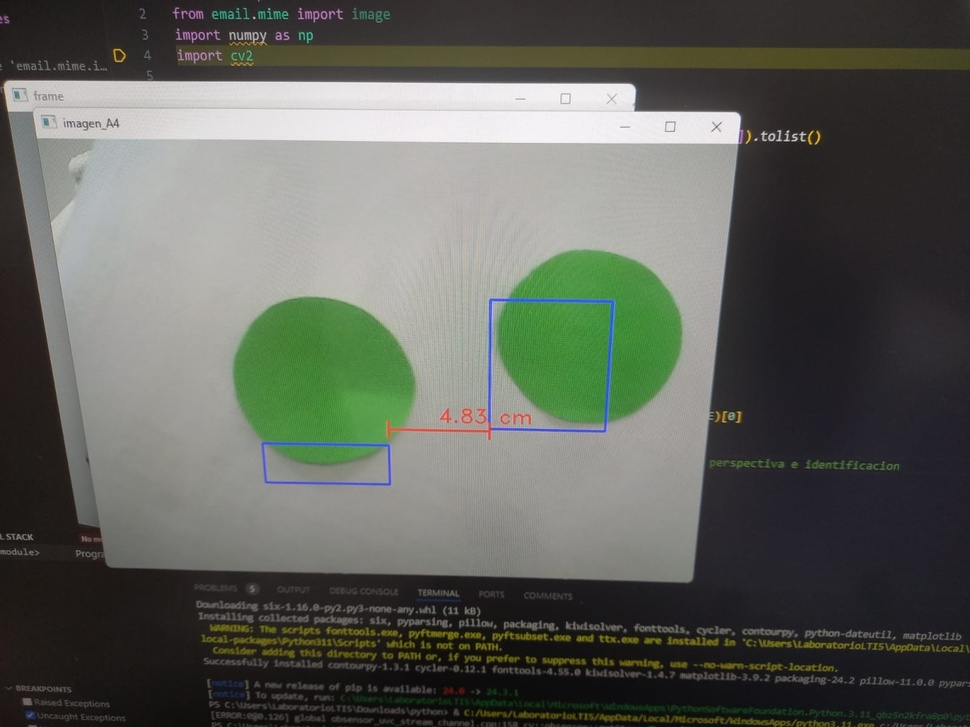
#> input picture Programas Practica 2/WhatsApp Image 2024-11-21 at 5.58.57 PM.jpeg, 970 x 727 px, shrunk from 1600 x 1200 before the run, given in place of the camera
$ python Programa7.py
#> lines starting #> are read from the running program, lines starting #| are printed output that depends on the picture; after the words box and inside, x2 and y2 are one past the last pixel; in counts of white or black regions, pixels touching at a corner belong together
import cv2
#Objeto para capturar camara en lugar de un archivo
cap = cv2.VideoCapture(0)

while True:
    ret, frame = cap.read()
#> frame is the input picture: shape (727, 970, 3); mean B, G, R 90.2, 97.6, 94.8
    if not ret:
        break

    image = frame.copy()
    gray = cv2.cvtColor(image, cv2.COLOR_BGR2GRAY)
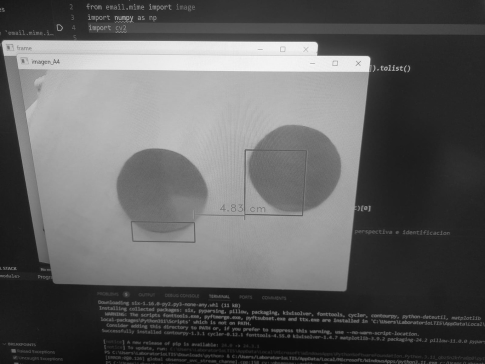
#> gray: shape (727, 970) (shown at 1/2 size); min 6, max 252, mean 95.9
    canny = cv2.Canny(gray, 10, 150)
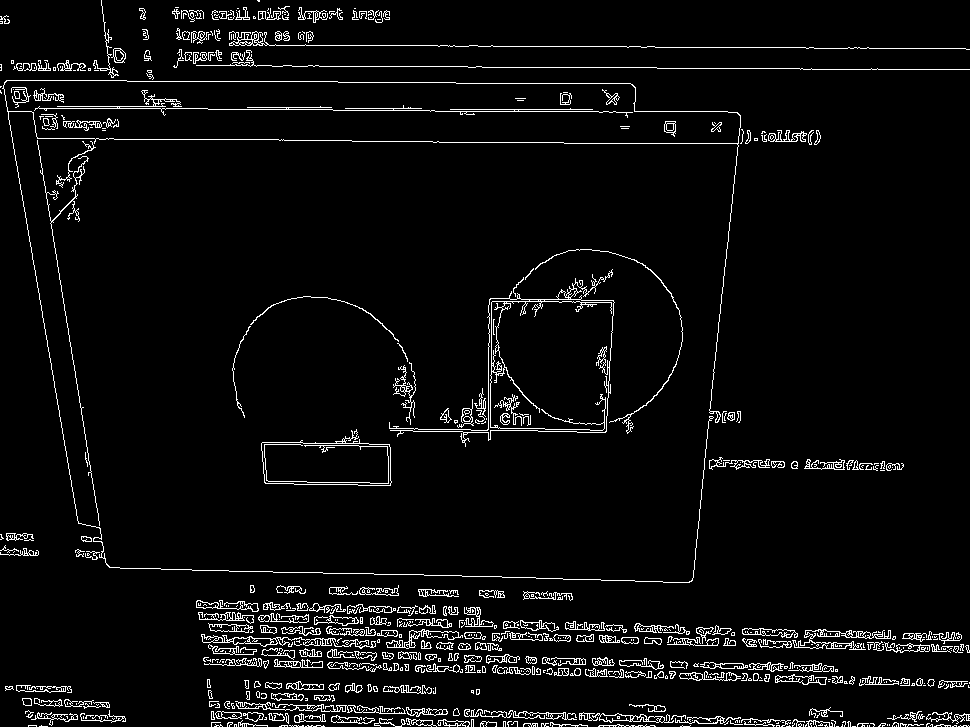
#> canny: shape (727, 970); 4.6% white in thin lines or dots
    canny = cv2.dilate(canny, None, iterations=1)
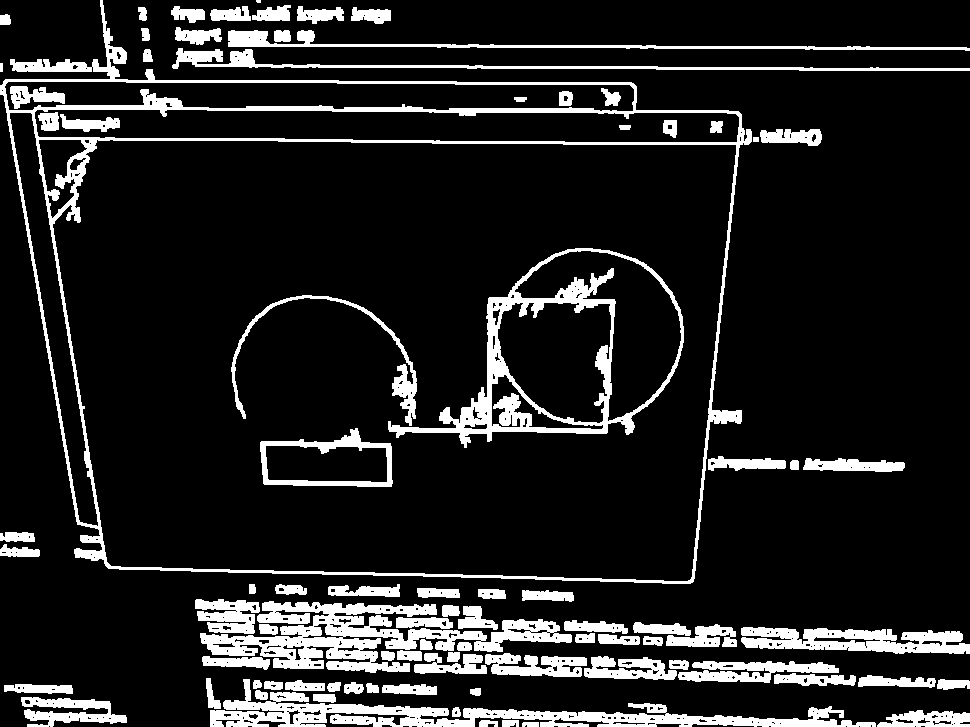
#> canny: shape (727, 970); 13.1% white; 87 white regions (1 under 20 px), largest, box (x1, y1, x2, y2) and area: (0, 0, 752, 584) 17894, (200, 601, 572, 673) 10568, (210, 679, 876, 727) 9162
    canny = cv2.erode(canny, None, iterations=1)
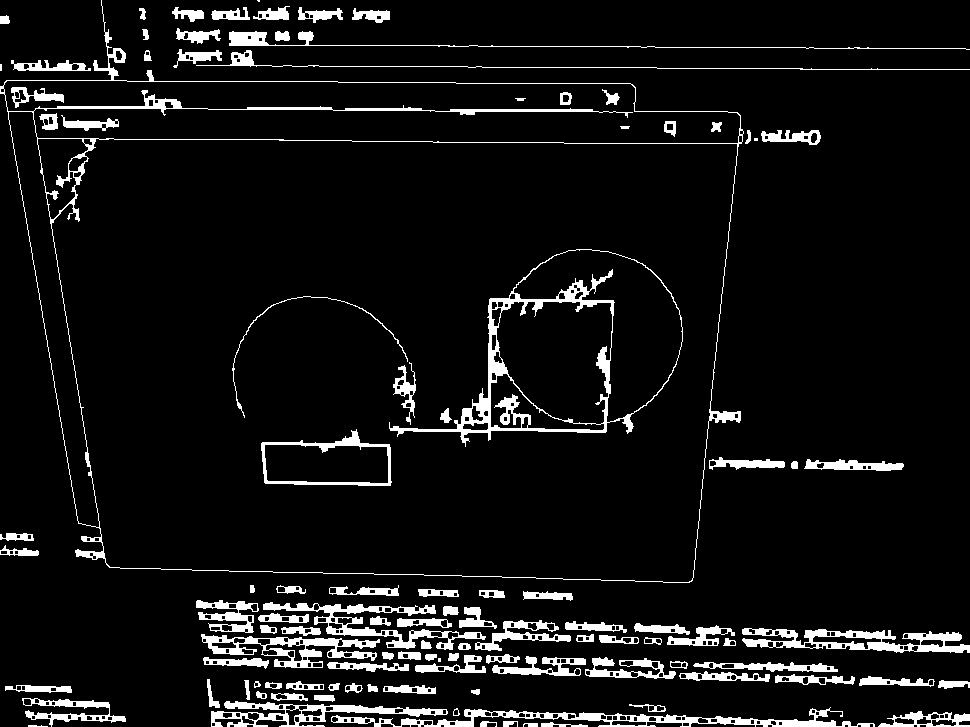
#> canny: shape (727, 970); 7.4% white; 109 white regions (4 under 20 px)
    cnts, _ = cv2.findContours(canny, cv2.RETR_EXTERNAL, cv2.CHAIN_APPROX_SIMPLE)
#> cnts = 95 contours, 5 with area under 20; largest, box (x1, y1, x2, y2) and area: (0, 0, 744, 583) 328822, (331, 707, 875, 727) 3150, (742, 628, 970, 653) 3034, (201, 634, 380, 668) 2666, (263, 602, 486, 650) 2362

    for c in cnts:
        epsilon = 0.01 * cv2.arcLength(c, True)
        approx = cv2.approxPolyDP(c, epsilon, True)
        x, y, w, h = cv2.boundingRect(approx)

        if len(approx) == 3:
            cv2.putText(image, 'Triangulo', (x, y - 5), 1, 1, (0, 255, 0), 1)

        if len(approx) == 4:
            aspect_ratio = float(w) / h
            if aspect_ratio == 1:
                cv2.putText(image, 'Cuadrado', (x, y - 5), 1, 1, (0, 255, 0), 1)
            else:
                cv2.putText(image, 'Rectangulo', (x, y - 5), 1, 1, (0, 255, 0), 1)

        if len(approx) == 5:
            cv2.putText(image, 'Pentagono', (x, y - 5), 1, 1, (0, 255, 0), 1)

        if len(approx) == 6:
            cv2.putText(image, 'Hexagono', (x, y - 5), 1, 1, (0, 255, 0), 1)

        if len(approx) > 10:
            cv2.putText(image, 'Circulo', (x, y - 5), 1, 1, (0, 255, 0), 1)

        cv2.drawContours(image, [approx], 0, (0, 255, 0), 2)
#> this loop made 95 passes
#> (epsilon, approx, x, y, w, h, aspect_ratio) on passes 8, 33: (14.37, [[874, 726], [815, 720], [842, 716], [331, 717]], 331, 716, 544, 11, 49.45), (0.1, [[438, 658], [438, 661], [440, 661], [440, 658]], 438, 658, 3, 4, 0.75)
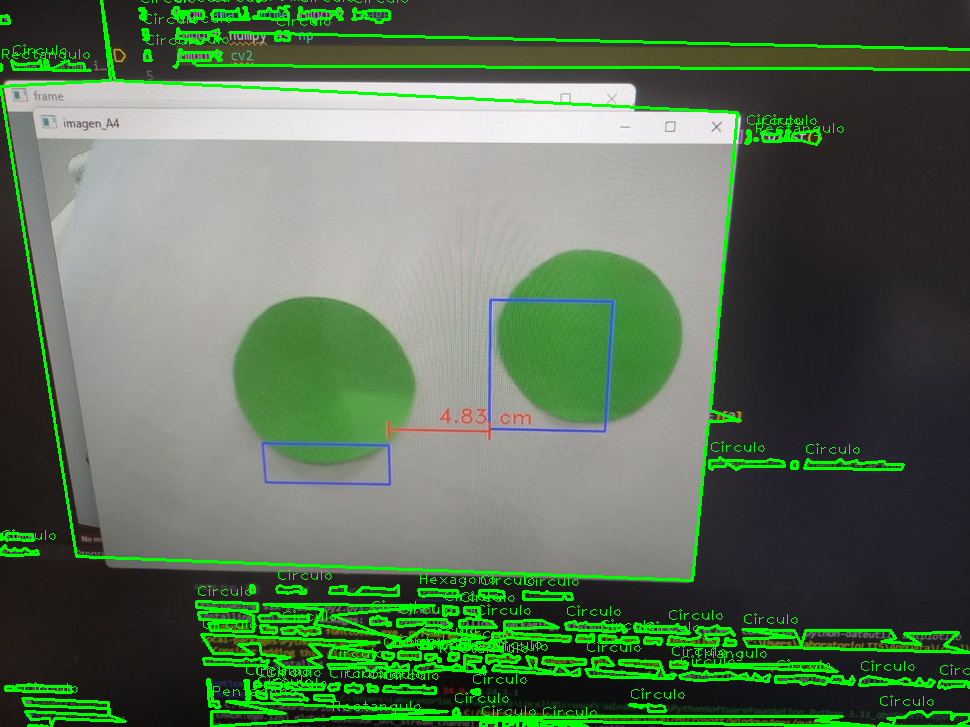
#> image: shape (727, 970, 3); 7.43% of pixels changed, all inside (x1, y1, x2, y2) = (0, 0, 970, 727)

    cv2.imshow('image', image)

    #Salida de la camara "q"
    if cv2.waitKey(1) & 0xFF == ord('q'):
#> (key q is pressed here)
        break

cap.release()
cv2.destroyAllWindows()

$ run again, on Programas Practica 2/Programa 7_Evidencia.jpeg
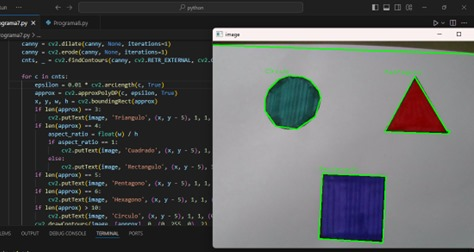
#> input picture Programas Practica 2/Programa 7_Evidencia.jpeg, 474 x 252 px, given in place of the camera
#> frame is the input picture: shape (252, 474, 3); mean B, G, R 88.4, 88.2, 86.4
#> `canny = cv2.erode(canny, None, iterations=1)`:
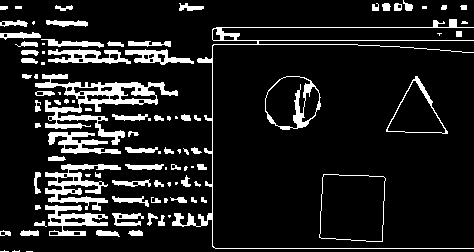
#> canny: shape (252, 474); 12% white; 96 white regions (27 under 20 px)
#> cnts = 96 contours, 41 with area under 20; largest, box (x1, y1, x2, y2) and area: (319, 174, 386, 242) 4026, (35, 74, 178, 145) 2607, (265, 76, 321, 130) 2288, (386, 76, 448, 134) 1792, (45, 164, 121, 211) 1106
#> the loop `for c in cnts:` made 96 passes
#> (epsilon, approx, x, y, w, h, aspect_ratio) on passes 27, 31, 32, 39, 48: (2.57, [[323, 174], [319, 237], [382, 241], [385, 178]], 319, 174, 67, 68, 0.985), (0.06, [[165, 167], [165, 169], [166, 169], [166, 167]], 165, 167, 2, 3, 0.667), (0.06, [[191, 166], [191, 167], [193, 167], [193, 166]], 191, 166, 3, 2, 1.5), (0.08, [[158, 151], [158, 153], [160, 153], [160, 151]], 158, 151, 3, 3, 1), (0.08, [[148, 118], [148, 120], [150, 120], [150, 118]], 148, 118, 3, 3, 1)
#> after the loop `for c in cnts:`:
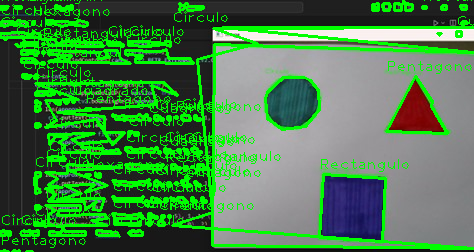
#> image: shape (252, 474, 3); mean B, G, R 73.8, 126.8, 72

$ run again, on Programas Practica 2/Programa1_Evidencia.jpeg
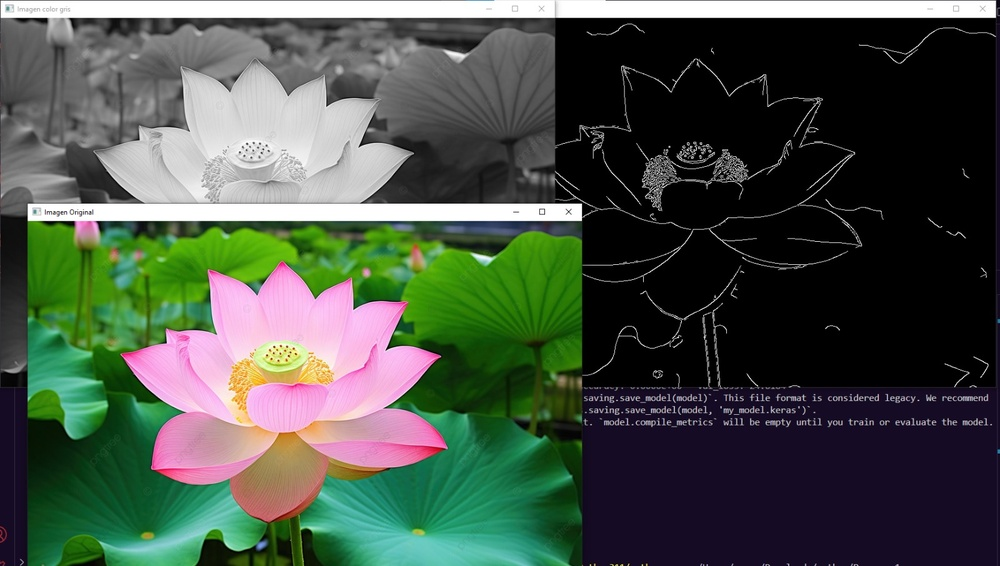
#> input picture Programas Practica 2/Programa1_Evidencia.jpeg, 1000 x 566 px, shrunk from 1600 x 906 before the run, given in place of the camera
#> frame is the input picture: shape (566, 1000, 3); mean B, G, R 70.6, 81.4, 71.2
#> `canny = cv2.erode(canny, None, iterations=1)`:
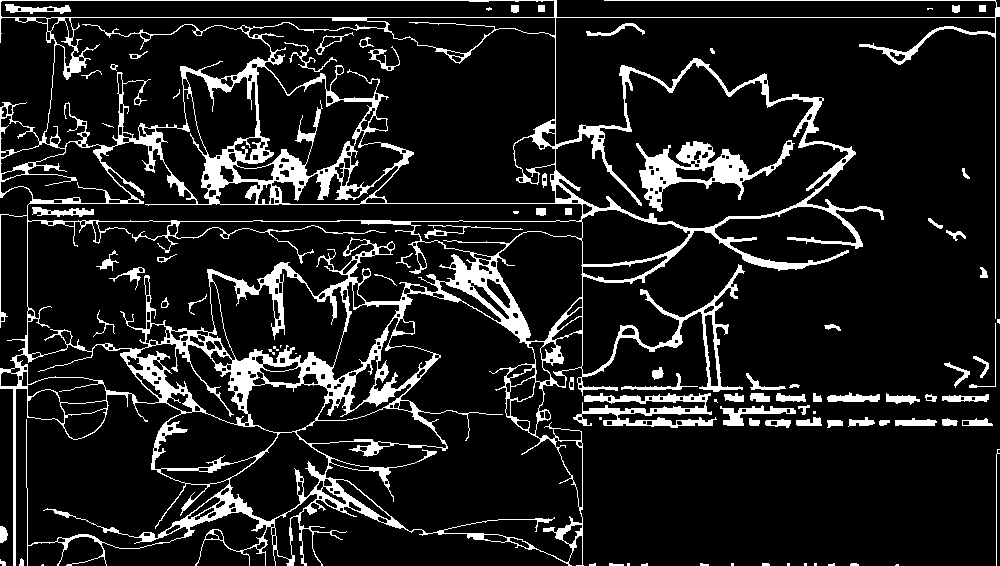
#> canny: shape (566, 1000); 11.8% white; 93 white regions (23 under 20 px)
#> cnts = 61 contours, 24 with area under 20; largest, box (x1, y1, x2, y2) and area: (0, 0, 1000, 566) 313837, (573, 393, 717, 428) 1848, (720, 405, 796, 426) 490, (827, 392, 880, 402) 274, (942, 394, 989, 402) 212
#> the loop `for c in cnts:` made 61 passes
#> (c, epsilon, approx, x, y, w, h, aspect_ratio) on passes 1 to 2: ([[896, 564], [895, 565], [898, 565], [898, 564]], 0.0741, [[895, 565], [898, 565], [898, 564], [896, 564]], 895, 564, 4, 2, 2), ([[42, 564], [41, 565], [43, 565], [43, 564]], 0.0541, [[43, 564], [42, 564], [41, 565], [43, 565]], 41, 564, 3, 2, 1.5)
#> after the loop `for c in cnts:`:
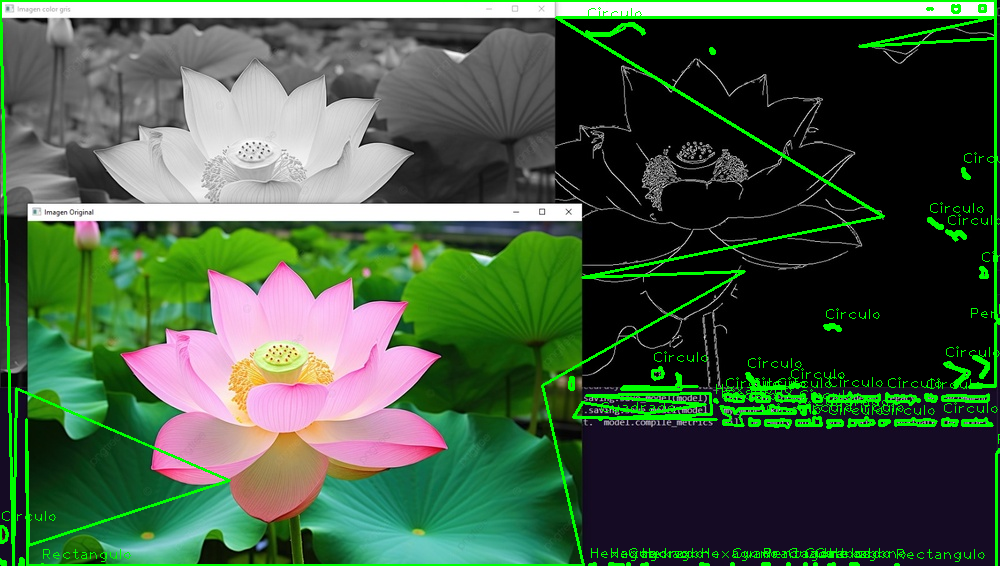
#> image: shape (566, 1000, 3); 4.8% of pixels changed, all inside (x1, y1, x2, y2) = (0, 0, 1000, 566)
